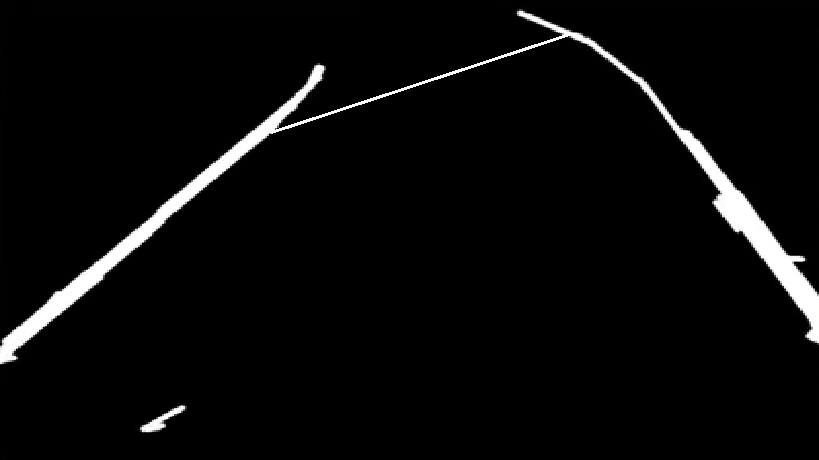
//> input picture Clustering/test_left_right1.jpg, 819 x 460 px
$ ./lanes_clustering test_left_right1.jpg   (built with g++ and OpenCV 4)
//> lines starting //> are read from the running program, lines starting //| are printed output that depends on the picture; after the words box and inside, x2 and y2 are one past the last pixel; in counts of white or black regions, pixels touching at a corner belong together
#include <opencv2/highgui/highgui.hpp>
#include <opencv2/core/core.hpp>
#include <opencv2/imgproc/imgproc.hpp>
#include <iostream>
#include <stdio.h>

using namespace cv;
using namespace std;

int main( int argc, char** argv)
{
    const int MAX_CLUSTERS = 5;

    Mat img;
    img = imread(argv[1]);
//> img is the input picture: 460 rows x 819 cols, CV_8UC3; mean B, G, R 9.3, 9.3, 9.3

    imshow("Image", img);

     Scalar colorTab[] =
    {
        Scalar(0, 0, 255),
        Scalar(0,255,0),
        Scalar(255,100,100),
        Scalar(255,0,255),
        Scalar(0,255,255)
    };


    int k, clusterCount = 2;
    int i, sampleCount = 0;
    int j;
    std::vector<Point2f> points;
    Mat labels;


    for(i=0; i<img.rows; i++)
    {
    	for(j=0; j<img.cols; j++)
    	{
    		Vec3b BGR = img.at<Vec3b>(i,j);
    		if(BGR.val[0]>230 && BGR.val[1]>230 && BGR.val[2]>230) //detecting white points
    		{
    			Point2f p;
    			p.x = i;
    			p.y = j;
    			points.push_back(p);
    		}
    	}
    }
//> after the loop, points = 11702 Points (x, y), first 12: [11, 519], [11, 520], [11, 521], [11, 522], [12, 519], [12, 520], [12, 522], [13, 519], [13, 520], [13, 521], [13, 522], [13, 523]

    sampleCount = points.size();
//> sampleCount = 11702

    clusterCount = MIN(clusterCount, sampleCount);
//> clusterCount = 2

    printf("Sample count = %d, Cluster count = %d\n", sampleCount, clusterCount);
//| Sample count = 11702, Cluster count = 2

    Mat inputData(points.size(), 2, CV_32F);
//> inputData = 11702 pairs, first value 0 to 0, second value 0 to 0
    for(size_t i = 0; i < points.size(); ++i)
    {
        inputData.at<float>(i, 0) = points[i].y;
        inputData.at<float>(i, 1) = points[i].x;
    }
//> after the loop, inputData = 11702 pairs, first value 0 to 818, second value 11 to 431

    Mat clustersCenters;

    static const int cIterations = 10000;
    static const float cEps = 0.001;
    static const int cTrials = 5;

    cv::kmeans(inputData, clusterCount, labels, cv::TermCriteria(CV_TERMCRIT_ITER | CV_TERMCRIT_EPS, cIterations, cEps), cTrials, cv::KMEANS_PP_CENTERS, clustersCenters);
//> labels = 11702 values, max 1 at index 0, min 0 at index 729, mean 0.484; clustersCenters = [[162.6, 227.3], [717.3, 197.6]]

    printf("%d, %d\n%d, %d\n",clustersCenters.at<uchar>(0,0),clustersCenters.at<uchar>(0,1),clustersCenters.at<uchar>(1,0),clustersCenters.at<uchar>(1,1));
//| 118, 158
//| 34, 84

    Mat clusters(img.rows,img.cols, CV_8UC3, Scalar(0,0,0));

    Point center1, center2;
    center1 = clustersCenters.at<Point2f>(0);
//> center1 = Point(163, 227)
    center2 = clustersCenters.at<Point2f>(1);
//> center2 = Point(717, 198)

    for( i = 0; i < sampleCount; i++ )
    {
        int clusterIdx = labels.at<int>(i);
        Point ipt = inputData.at<Point2f>(i);;
        circle(clusters, ipt, 2, colorTab[clusterIdx]);//, CV_FILLED, CV_LINE_AA );
    }
//> this loop made 11702 passes
//> ipt on passes 1 to 3: Point(519, 11), Point(520, 11), Point(521, 11)
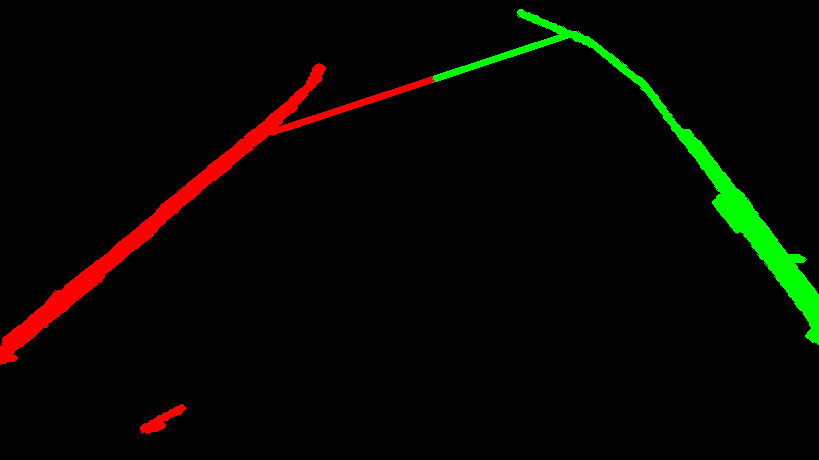
//> clusters: 460 rows x 819 cols, CV_8UC3; mean B, G, R 0, 5.4, 5.8

    circle(clusters, center1, 20, Scalar(255,255,0));
//> clusters: 460 rows x 819 cols, CV_8UC3; 112 pixels changed, all inside (x1, y1, x2, y2) = (143, 207, 184, 248)
    circle(clusters, center2, 20, Scalar(0,255,255));
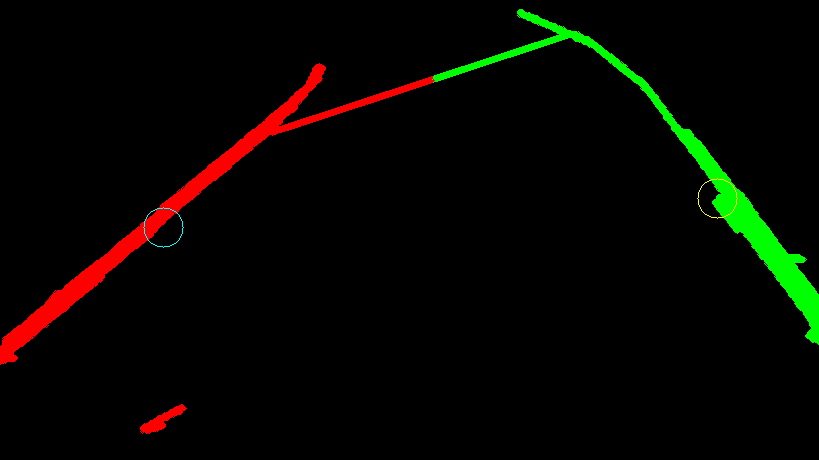
//> clusters: 460 rows x 819 cols, CV_8UC3; mean B, G, R 0.1, 5.5, 5.9


    imshow("Clusters", clusters);

    imwrite("cluster.jpg", clusters);

    waitKey(0);

    return 0;
}

$ run again, on Clustering/testing_potholes.jpg
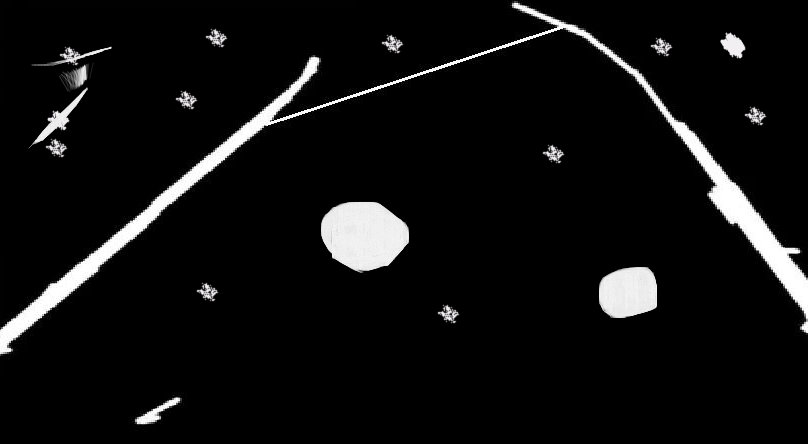
//> input picture Clustering/testing_potholes.jpg, 808 x 444 px
//> img is the input picture: 444 rows x 808 cols, CV_8UC3; mean B, G, R 16, 16, 16
//> after the loop `for(i=0; i<img.rows; i++)`: points = 18674 Points (x, y), first 12: [3, 514], [3, 515], [3, 516], [3, 517], [4, 515], [4, 517], [5, 514], [5, 515], [5, 516], [5, 517], [5, 518], [5, 519]
//> sampleCount = 18674
//> clusterCount = 2
//| Sample count = 18674, Cluster count = 2
//> `Mat inputData(points.size(), 2, CV_32F);`: inputData = 18674 pairs, first value 0 to 0, second value 0 to 0
//> after the loop `for(size_t i = 0; i < points.size(); ++i)`: inputData = 18674 pairs, first value 0 to 807, second value 3 to 423
//> labels = 18674 values, max 1 at index 0, min 0 at index 294, mean 0.417; clustersCenters = [[239.9, 217.7], [689.8, 209.9]]
//| 13, 225
//| 28, 114
//> center1 = Point(240, 218)
//> center2 = Point(690, 210)
//> the loop `for( i = 0; i < sampleCount; i++ )` made 18674 passes
//> ipt on passes 1 to 3: Point(514, 3), Point(515, 3), Point(516, 3)
//> after the loop `for( i = 0; i < sampleCount; i++ )`:
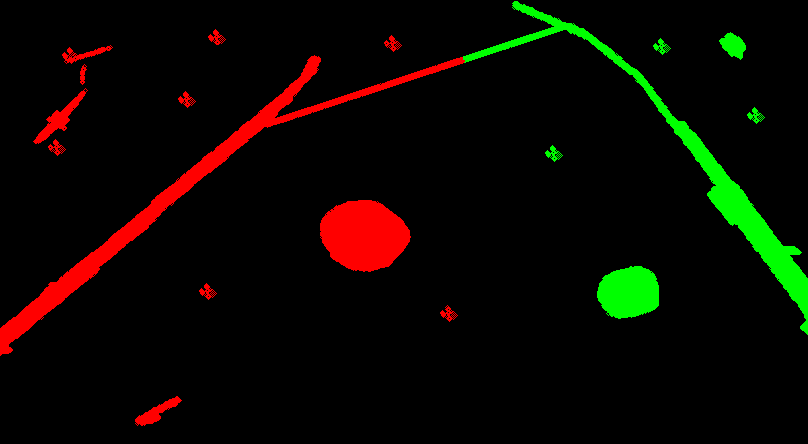
//> clusters: 444 rows x 808 cols, CV_8UC3; mean B, G, R 0, 7.7, 11
//> `circle(clusters, center2, 20, Scalar(0,255,255));`:
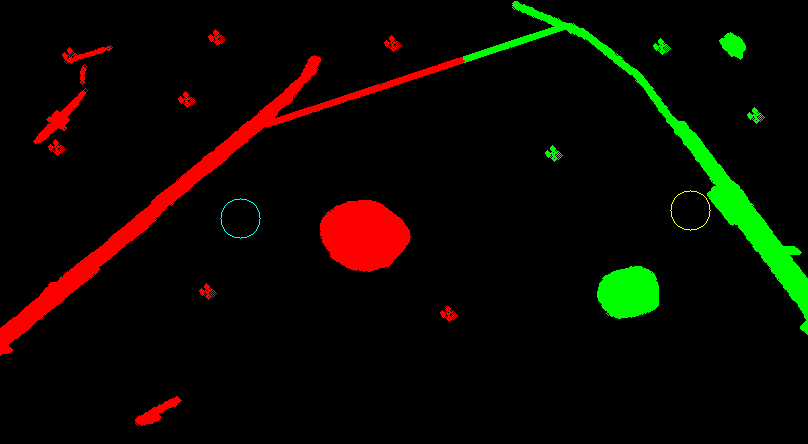
//> clusters: 444 rows x 808 cols, CV_8UC3; mean B, G, R 0.1, 7.9, 11.1
